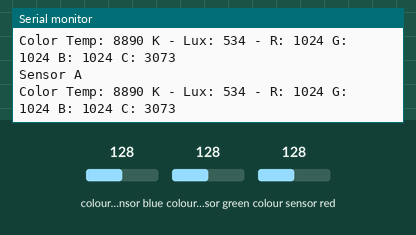
Recording of a sketch running on a simulated Arduino Uno, built with avr-gcc and run on an emulated ATmega328P. Shown: the last lines printed to the serial monitor. Inputs (shaded band) come from the test bench; at power-on: colour sensor blue 128, colour sensor green 128, colour sensor red 128.

Above: at 2.0 s.
2.1 s: colour sensor blue set to 5
At 4.8 s:
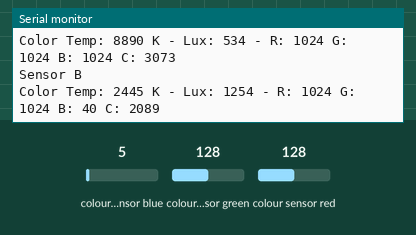
5.0 s: colour sensor green set to 5
At 6.5 s:
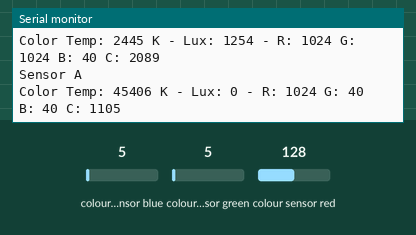
7.9 s: colour sensor red set to 5
At 11.1 s:
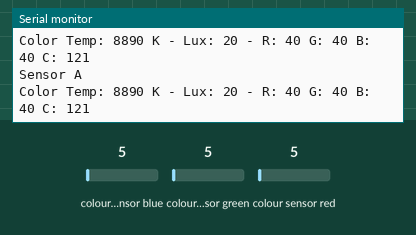
Timing chart, 0 to 12.6 s (numbered marks = the images above; inputs shaded):
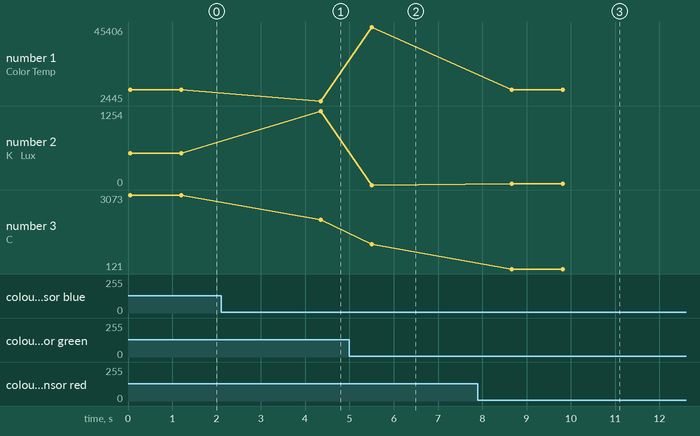

Measured:
- after the input at 2.1 s, the serial monitor: prints a new line after 2.3 s (image 1)
- after the input at 5.0 s, the serial monitor: prints a new line after 0.51 s (image 2)
- after the input at 7.9 s, the serial monitor: prints a new line after 0.76 s (image 3)
- plotted number 1: 8890 → 2445 after the input at 2.1 s, 2445 → 45406 after the input at 5.0 s, 45406 → 8890 after the input at 7.9 s
- plotted number 2: 534 → 1254 after the input at 2.1 s, 1254 → 0 after the input at 5.0 s, 0 → 20 after the input at 7.9 s
- plotted number 3: 3073 → 2089 after the input at 2.1 s, 2089 → 1105 after the input at 5.0 s, 1105 → 121 after the input at 7.9 s

The sketch:

two_RGB_sensors.ino
```cpp
#include <Wire.h>
#include "Adafruit_TCS34725.h"

/* Example code for the Adafruit TCS34725 breakout library */

/* Connect SCL    to analog 5
   Connect SDA    to analog 4
   Connect VDD    to 3.3V DC
   Connect GROUND to common ground */

/* Initialise with default values (int time = 2.4ms, gain = 1x) */
// Adafruit_TCS34725 tcs = Adafruit_TCS34725();

/* Initialise with specific int time and gain values */
//Adafruit_TCS34725 tcs = Adafruit_TCS34725(TCS34725_INTEGRATIONTIME_700MS, TCS34725_GAIN_1X);

uint16_t r, g, b, c, colorTemp, lux = 0;  // define values for color sensor readings, initialize to 0

int sensorA = 2;  // digital pin 7 powers sensor A
int sensorB = 3;  // digital pin 8 powers sensor B

void setup(void) {
  Serial.begin(9600);
  pinMode(sensorA, OUTPUT);  // set pin to power sensorA
  pinMode(sensorB, OUTPUT);  // set pin to power sensorB
  digitalWrite(sensorA, LOW);
  digitalWrite(sensorB, LOW);
}

void loop(void) {

  // Using two FOR loops to collect samples from independent color sensors.  Could probably condense into further functions, maybe in next revision.

  // loop to sample sensorB 5 times. NOTE: the first 2 samples (i = 0, 1) will be incorrect; samples i = 2,3,4 give proper readings.
  for (int i = 0; i < 1; i++) {
    Serial.println("Sensor B");
    sensorON(sensorB);
    delay(100);
  }

  digitalWrite(sensorB, LOW);

  delay(1000);

  for (int j = 0; j < 1; j++) {
    Serial.println("Sensor A");
    sensorON(sensorA);
    delay(100);
  }

  digitalWrite(sensorA, LOW);

  delay(3000);

}

// create function to call the sensor depending on the pin desired
void sensorON(int pin) { // "pin" is determined in the main loop, and is the pin for the sensor that is getting powered on

  Adafruit_TCS34725 tcs = Adafruit_TCS34725(TCS34725_INTEGRATIONTIME_700MS, TCS34725_GAIN_1X);  // initialize sensor values each time the function gets called

  digitalWrite(pin, HIGH);  // set "pin" to high, powering the sensor

  // collect data from color sensor
  tcs.getRawData(&r, &g, &b, &c);
  colorTemp = tcs.calculateColorTemperature(r, g, b);
  lux = tcs.calculateLux(r, g, b);

  // display data
  Serial.print("Color Temp: "); Serial.print(colorTemp, DEC); Serial.print(" K - ");
  Serial.print("Lux: "); Serial.print(lux, DEC); Serial.print(" - ");
  Serial.print("R: "); Serial.print(r, DEC); Serial.print(" ");
  Serial.print("G: "); Serial.print(g, DEC); Serial.print(" ");
  Serial.print("B: "); Serial.print(b, DEC); Serial.print(" ");
  Serial.print("C: "); Serial.print(c, DEC); Serial.print(" ");
  Serial.println(" ");
}
```
